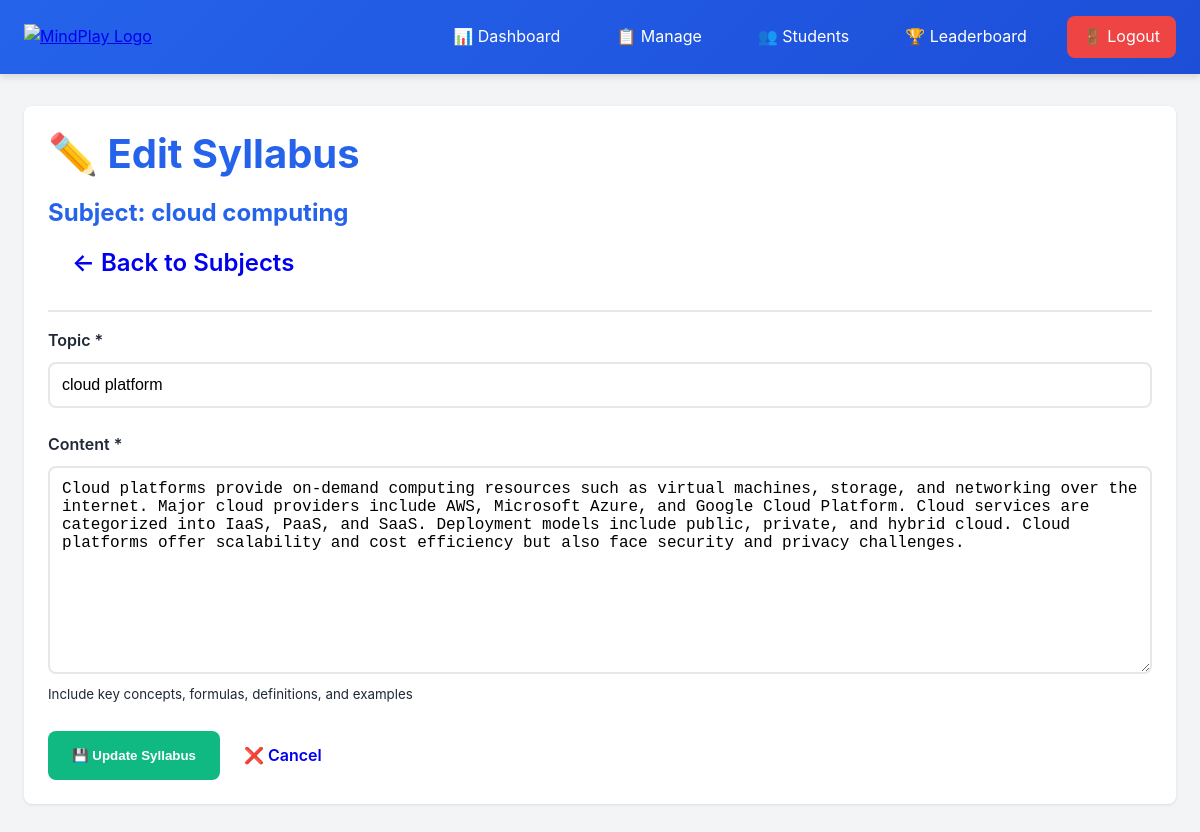
Screenshot of /edit_syllabus.php?id=10 (signed in) with the database file from the repository.
### tables this page shows
CREATE TABLE `syllabus` (
  `id` int(11) NOT NULL,
  `subject_id` int(11) DEFAULT NULL,
  `topic` varchar(150) DEFAULT NULL,
  `content` text DEFAULT NULL
);

CREATE TABLE `subjects` (
  `id` int(11) NOT NULL,
  `subject_name` varchar(100) DEFAULT NULL,
  `description` text DEFAULT NULL COMMENT 'Subject description'
);

### edit_syllabus.php (the view, shortened to what this page needs)
<?php
require_once __DIR__ . '/../config/db.php';
$syllabus_id = isset($_GET['id']) ? intval($_GET['id']) : 0;
$stmt = $conn->prepare("SELECT sy.*, s.subject_name
                        FROM syllabus sy
                        JOIN subjects s ON sy.subject_id = s.id
                        WHERE sy.id = ?");
$stmt->bind_param("i", $syllabus_id);
$stmt->execute();
$syllabus = $stmt->get_result()->fetch_assoc();
?>
<!DOCTYPE html>
<html lang="en">
<head>
    <link rel="stylesheet" href="../assets/css/style.css">
</head>
<body>
    <?php
    include __DIR__ . '/../includes/admin_navbar.php';
    ?>
    <div class="container">
        <div class="card fade-in">
            <div class="card-header">
                <div>
                    <h1 class="card-title">✏️ Edit Syllabus</h1>
                    <p class="card-subtitle">Subject: <?php echo htmlspecialchars($syllabus['subject_name']); ?></p>
                </div>
                <a href="manage_subjects.php" class="btn btn-secondary">← Back to Subjects</a>
            </div>
            <form method="POST" id="editSyllabusForm">
                <div class="form-group">
                    <label class="form-label">Topic *</label>
                    <input type="text" name="topic" class="form-input"
                           value="<?php echo htmlspecialchars($syllabus['topic']); ?>"
                           required placeholder="e.g., Algebra, Mechanics, Organic Chemistry">
                </div>
                <div class="form-group">
                    <label class="form-label">Content *</label>
                    <textarea name="content" class="form-textarea"
                              required placeholder="Enter detailed content for this topic..."
                              rows="10"><?php echo htmlspecialchars($syllabus['content']); ?></textarea>
                    <small class="text-gray">Include key concepts, formulas, definitions, and examples</small>
                </div>
                <div class="flex gap-2">
                    <button type="submit" name="update_syllabus" class="btn btn-success">
                        💾 Update Syllabus
                    </button>
                    <a href="manage_subjects.php" class="btn btn-secondary">
                        ❌ Cancel
                    </a>
                </div>
            </form>
        </div>
    </div>
</body>
</html>

### style.css (style rules this page uses)
:root { --primary: #2563eb; --primary-dark: #1d4ed8; --secondary: #10b981; --secondary-dark: #059669; --danger: #ef4444; --danger-dark: #dc2626; --warning: #f59e0b; --info: #3b82f6; --dark: #1f2937; --light: #f3f4f6; --white: #ffffff; --gray: #6b7280; --gray-light: #e5e7eb; --shadow: 0 1px 3px rgba(0, 0, 0, 0.1); --shadow-md: 0 4px 6px rgba(0, 0, 0, 0.1); --shadow-lg: 0 10px 25px rgba(0, 0, 0, 0.15); --radius: 0.5rem; }
* { margin: 0; padding: 0; box-sizing: border-box; }
body { font-family: -apple-system, BlinkMacSystemFont, 'Segoe UI', 'Roboto', 'Oxygen', 'Ubuntu', sans-serif; background-color: var(--light); color: var(--dark); line-height: 1.6; }
h1, h2, h3, h4, h5, h6 { font-weight: 700; line-height: 1.2; margin-bottom: 1rem; }
h1 { font-size: 2.5rem; }
.container { max-width: 1200px; margin: 0 auto; padding: 2rem 1.5rem; }
.card { background: var(--white); border-radius: var(--radius); padding: 1.5rem; box-shadow: var(--shadow); margin-bottom: 1.5rem; }
.card-header { font-size: 1.5rem; font-weight: 700; color: var(--primary); margin-bottom: 1rem; padding-bottom: 1rem; border-bottom: 2px solid var(--gray-light); }
.btn { display: inline-block; padding: 0.75rem 1.5rem; border-radius: var(--radius); font-weight: 600; text-decoration: none; border: none; cursor: pointer; transition: all 0.2s; text-align: center; }
.btn-success { background: var(--secondary); color: var(--white); }
.form-group { margin-bottom: 1.5rem; }
.form-label { display: block; font-weight: 600; margin-bottom: 0.5rem; color: var(--dark); }
.form-input, .form-select, .form-textarea { width: 100%; padding: 0.75rem; border: 2px solid var(--gray-light); border-radius: var(--radius); font-size: 1rem; transition: border-color 0.2s; }
.form-textarea { resize: vertical; min-height: 120px; }
.flex { display: flex; }
.fade-in { animation: fadeIn 0.5s ease-in; }

### rows the page displays
syllabus: subject.subject_name "cloud computing", topic "cloud platform", content "Cloud platforms provide on-demand computing resources such as virtual machines, storage, and networking over the internet. Major cloud providers include AWS, Microsoft Azure, and Google Cloud Platform. Cloud services are categorized into IaaS, PaaS, and SaaS. Deployment models include public, private, and hybrid cloud. Cloud platforms offer scalability and cost efficiency but also face security and privacy challenges."
